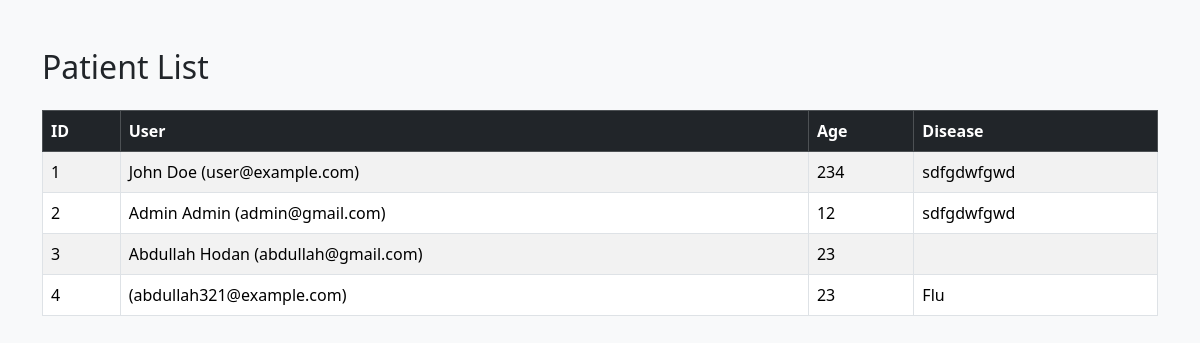
The app's page /pa/patient/ with its own data.
### app1/models/patient_models.py (models this page shows, shortened)
class patient(models.Model):
    user=models.OneToOneField(User,on_delete=models.CASCADE,null=True,blank=True)
    age=models.IntegerField()
    disease=models.CharField(max_length=60)

### app1/models/custome_user.py (models this page shows)
class User(AbstractBaseUser,PermissionsMixin):
    email=models.EmailField(unique=True)
    first_name=models.CharField(max_length=100)
    last_name=models.CharField(max_length=100)
    is_active=models.BooleanField(default=True)
    is_staff=models.BooleanField(default=False)
    objects=CustomUserManager()
    USERNAME_FIELD='email'
    REQUIRED_FIELDS=['first_name','last_name']

### app1/views/patient_views.py (the view)
# urls.py: path('patient/', patient_view, name="patient_list"),
def patient_view(request):
    patients=patient.objects.all()
    return render(request,'patient_list.html',{"patients":patients})

### templates/patient_list.html (shortened to what this page needs)
<!DOCTYPE html>
<html lang="en">
<head>
    <link rel="stylesheet" href="https://cdn.jsdelivr.net/npm/bootstrap@5.3.2/dist/css/bootstrap.min.css">
</head>
<body class="bg-light">
<div class="container mt-5">
    <h2 class="mb-4">Patient List</h2>
    <table class="table table-bordered table-striped">
        <thead class="table-dark">
            <tr>
                <th>ID</th>
                <th>User</th>
                <th>Age</th>
                <th>Disease</th>
            </tr>
        </thead>
        <tbody>
            {% for p in patients %}
            <tr>
                <td>{{ p.id }}</td>
                <td>
                    {% if p.user %}
                        {{ p.user.first_name }} {{ p.user.last_name }} ({{ p.user.email }})
                    {% else %}
                        No User Linked
                    {% endif %}
                </td>
                <td>{{ p.age }}</td>
                <td>{{ p.disease }}</td>
            </tr>
            {% empty %}
            <tr>
                <td colspan="4" class="text-center">No patients found.</td>
            </tr>
            {% endfor %}
        </tbody>
    </table>
</div>
</body>
</html>

### records on screen
patient: id "1", user.first_name "John", user.last_name "Doe", user.email "user@example.com", age "234", disease "sdfgdwfgwd"
patient: id "2", user.first_name "Admin", user.last_name "Admin", user.email "admin@gmail.com", age "12", disease "sdfgdwfgwd"
patient: id "3", user.first_name "Abdullah", user.last_name "Hodan", user.email "abdullah@gmail.com", age "23"
patient: id "4", user.email "abdullah321@example.com", age "23", disease "Flu"
